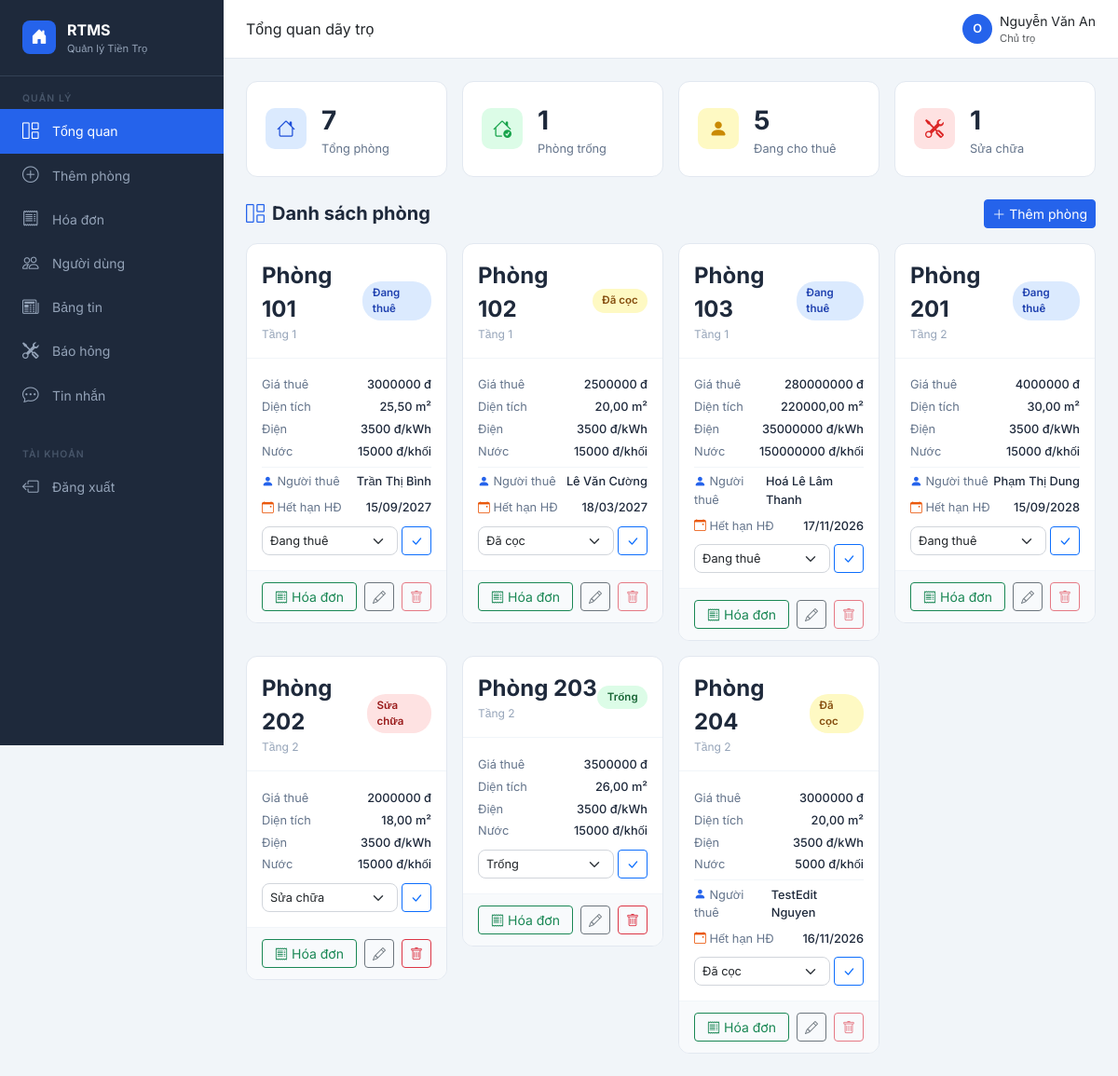
Page / (signed in) on the committed database.
### rooms/models.py (models this page shows, shortened)
class Room(models.Model):
    name = models.CharField(
        max_length=10,
        unique=True,
        verbose_name='Tên phòng',
        validators=[RegexValidator(r'^\d+$', 'Tên phòng chỉ được chứa số')]
    )
    floor = models.IntegerField(
        verbose_name='Tầng',
        validators=[MinValueValidator(0)]
    )
    area = models.DecimalField(
        max_digits=12, decimal_places=2,
        verbose_name='Diện tích (m²)'
    )
    max_occupancy = models.IntegerField(
        default=1,
        validators=[MinValueValidator(1)],
        verbose_name='Số người tối đa'
    )
    amenities = models.TextField(
        blank=True, default='[]',
        verbose_name='Tiện nghi'
    )
    base_rent = models.DecimalField(
        max_digits=12, decimal_places=2,
        validators=[MinValueValidator(0)],
        verbose_name='Giá thuê (đ/tháng)'
    )
    electricity_price = models.DecimalField(
        max_digits=12, decimal_places=2,
        validators=[MinValueValidator(0)],
        verbose_name='Đơn giá điện (đ/kWh)'
    )
    water_price = models.DecimalField(
        max_digits=12, decimal_places=2,
        validators=[MinValueValidator(0)],
        verbose_name='Đơn giá nước (đ/m³)'
    )
    trash_price = models.DecimalField(
        max_digits=12, decimal_places=2,
        validators=[MinValueValidator(0)],
        verbose_name='Phí rác (đ/tháng)'
    )
    internet_price = models.DecimalField(
        max_digits=12, decimal_places=2,
        validators=[MinValueValidator(0)],
        verbose_name='Phí internet (đ/tháng)'
    )
    current_electricity = models.DecimalField(
        max_digits=12, decimal_places=2,
        null=True, blank=True, default=0,
        verbose_name='Chỉ số điện hiện tại (kWh)'
    )
    current_water = models.DecimalField(
        max_digits=12, decimal_places=2,
        null=True, blank=True, default=0,
        verbose_name='Chỉ số nước hiện tại (khối)'
    )
    status = models.CharField(
        max_length=20,
        choices=ROOM_STATUS_CHOICES,
        default='trong',
        verbose_name='Trạng thái'
    )
    owner = models.ForeignKey(
        User, on_delete=models.CASCADE,
        related_name='rooms',
        verbose_name='Chủ trọ'
    )
    created_at = models.DateTimeField(auto_now_add=True)
    updated_at = models.DateTimeField(auto_now=True)
    def can_delete(self):
        return self.status not in ('dang_thue', 'da_coc')
    class Meta:
        verbose_name = 'Phòng trọ'
        verbose_name_plural = 'Danh sách phòng'
        ordering = ['name']

class TenantAssignment(models.Model):
    room = models.OneToOneField(
        Room, on_delete=models.CASCADE,
        related_name='tenant_assignment',
        verbose_name='Phòng'
    )
    tenant = models.ForeignKey(
        User, on_delete=models.SET_NULL,
        null=True, blank=True,
        related_name='tenant_assignments',
        verbose_name='Người thuê'
    )
    move_in_date = models.DateField(verbose_name='Ngày nhận phòng')
    lease_duration = models.IntegerField(
        validators=[MinValueValidator(1)],
        verbose_name='Thời hạn thuê (tháng)'
    )
    deposit = models.DecimalField(
        max_digits=12, decimal_places=2,
        validators=[MinValueValidator(1)],
        verbose_name='Tiền cọc (đ)'
    )
    contract_image = models.ImageField(
        upload_to='contracts/',
        null=True, blank=True,
        verbose_name='Ảnh hợp đồng'
    )
    created_at = models.DateTimeField(auto_now_add=True)
    updated_at = models.DateTimeField(auto_now=True)
    def expiration_date(self):
        if self.move_in_date and self.lease_duration:
            import calendar
            month = self.move_in_date.month - 1 + self.lease_duration
            year = self.move_in_date.year + month // 12
            month = month % 12 + 1
            day = min(self.move_in_date.day, calendar.monthrange(year, month)[1])
            from datetime import date
            return date(year, month, day)
        return None
    def days_until_expiration(self):
        from datetime import date
        exp = self.expiration_date()
        if exp:
            return (exp - date.today()).days
        return None
    class Meta:
        verbose_name = 'Thông tin người thuê'
        verbose_name_plural = 'Thông tin người thuê'

### rooms/views.py (the view)
# urls.py: path('', views.dashboard, name='dashboard'),
@login_required
def dashboard(request):
    if not hasattr(request.user, 'profile') or not request.user.profile.is_owner():
        return redirect('tenant_dashboard')
    rooms = Room.objects.filter(owner=request.user).order_by('name')
    context = {
        'rooms': rooms,
        'status_choices': ROOM_STATUS_CHOICES,
        'total_rooms': rooms.count(),
        'available_rooms': rooms.filter(status='trong').count(),
        'rented_rooms': rooms.filter(status__in=['dang_thue', 'da_coc']).count(),
        'repair_rooms': rooms.filter(status='sua_chua').count(),
    }
    return render(request, 'rooms/dashboard.html', context)

### templates/rooms/dashboard.html (shortened to what this page needs)
{% extends 'base.html' %}
{% block page_title %}Tổng quan dãy trọ{% endblock %}
{% block content %}
<div class="row g-3 mb-4">
    <div class="col-6 col-md-3">
        <div class="stat-card d-flex align-items-center gap-3">
            <div class="stat-icon" style="background:#dbeafe">
                <i class="bi bi-house" style="color:#1d4ed8"></i>
            </div>
            <div>
                <div class="stat-number">{{ total_rooms }}</div>
                <div class="stat-label">Tổng phòng</div>
            </div>
        </div>
    </div>
    <div class="col-6 col-md-3">
        <div class="stat-card d-flex align-items-center gap-3">
            <div class="stat-icon" style="background:#dcfce7">
                <i class="bi bi-house-check" style="color:#16a34a"></i>
            </div>
            <div>
                <div class="stat-number">{{ available_rooms }}</div>
                <div class="stat-label">Phòng trống</div>
            </div>
        </div>
    </div>
    <div class="col-6 col-md-3">
        <div class="stat-card d-flex align-items-center gap-3">
            <div class="stat-icon" style="background:#fef9c3">
                <i class="bi bi-person-fill" style="color:#ca8a04"></i>
            </div>
            <div>
                <div class="stat-number">{{ rented_rooms }}</div>
                <div class="stat-label">Đang cho thuê</div>
            </div>
        </div>
    </div>
    <div class="col-6 col-md-3">
        <div class="stat-card d-flex align-items-center gap-3">
            <div class="stat-icon" style="background:#fee2e2">
                <i class="bi bi-tools" style="color:#dc2626"></i>
            </div>
            <div>
                <div class="stat-number">{{ repair_rooms }}</div>
                <div class="stat-label">Sửa chữa</div>
            </div>
        </div>
    </div>
</div>
<div class="d-flex align-items-center justify-content-between mb-3">
    <h5 class="mb-0 fw-bold" style="color:#1e293b">
        <i class="bi bi-grid-1x2 me-2" style="color:#2563eb"></i>Danh sách phòng
    </h5>
    <a href="{% url 'room_create' %}" class="btn btn-primary btn-sm d-flex align-items-center gap-1">
        <i class="bi bi-plus-lg"></i> Thêm phòng
    </a>
</div>
{% if rooms %}
<div class="row g-3">
    {% for room in rooms %}
    <div class="col-md-6 col-lg-4 col-xl-3">
        <div class="room-card">
            <div class="room-card-header">
                <div>
                    <div class="room-number">Phòng {{ room.name }}</div>
                    <div class="room-floor">Tầng {{ room.floor }}</div>
                </div>
                <span class="status-badge badge-{{ room.status }}">
                    {{ room.get_status_display }}
                </span>
            </div>
            <div class="room-card-body">
                <div class="room-info-row">
                    <span>Giá thuê</span>
                    <span class="val">{{ room.base_rent|floatformat:0 }} đ</span>
                </div>
                <div class="room-info-row">
                    <span>Diện tích</span>
                    <span class="val">{{ room.area }} m²</span>
                </div>
                <div class="room-info-row">
                    <span>Điện</span>
                    <span class="val">{{ room.electricity_price|floatformat:0 }} đ/kWh</span>
                </div>
                <div class="room-info-row">
                    <span>Nước</span>
                    <span class="val">{{ room.water_price|floatformat:0 }} đ/khối</span>
                </div>
                {% if room.status == "dang_thue" or room.status == "da_coc" %}
                {% with ta=room.tenant_assignment %}
                {% if ta %}
                <div class="room-info-row mt-1" style="border-top: 1px solid #f1f5f9; padding-top: 0.35rem">
                    <span><i class="bi bi-person-fill" style="color:#2563eb"></i> Người thuê</span>
                    <span class="val">{{ ta.tenant.get_full_name|default:ta.tenant.username }}</span>
                </div>
                <div class="room-info-row mt-1">
                    <span><i class="bi bi-calendar-event" style="color:#ea580c"></i> Hết hạn HĐ</span>
                    {% if ta.days_until_expiration != None %}
                        {% if ta.days_until_expiration < 0 %}
                            <span class="val text-danger fw-bold" title="Đã hết hạn">
                                {{ ta.expiration_date|date:"d/m/Y" }}
                            </span>
                        {% elif ta.days_until_expiration <= 30 %}
                            <span class="val text-warning fw-bold" title="Sắp hết hạn (còn {{ ta.days_until_expiration }} ngày)">
                                {{ ta.expiration_date|date:"d/m/Y" }}
                            </span>
                        {% else %}
                            <span class="val">
                                {{ ta.expiration_date|date:"d/m/Y" }}
                            </span>
                        {% endif %}
                    {% else %}
                        <span class="val text-muted">Chưa có</span>
                    {% endif %}
                </div>
                {% endif %}
                {% endwith %}
                {% endif %}
                <form method="post" action="{% url 'room_status_update' room.id %}" class="mt-2">
                    <div class="d-flex gap-1">
                        <select name="status" class="form-select form-select-sm" style="font-size:0.8rem">
                            {% for val, label in status_choices %}
                            <option value="{{ val }}" {% if room.status == val %}selected{% endif %}>{{ label }}</option>
                            {% endfor %}
                        </select>
                        <button type="submit" class="btn btn-sm btn-outline-primary" title="Lưu trạng thái">
                            <i class="bi bi-check-lg"></i>
                        </button>
                    </div>
                </form>
            </div>
            <div class="room-card-footer">
                <a href="{% url 'invoice_create' room.id %}"
                   class="btn btn-sm btn-outline-success flex-fill"
                   title="Tạo hóa đơn">
                    <i class="bi bi-receipt me-1"></i>Hóa đơn
                </a>
                <a href="{% url 'room_edit' room.id %}"
                   class="btn btn-sm btn-outline-secondary"
                   title="Chỉnh sửa phòng">
                    <i class="bi bi-pencil"></i>
                </a>
                {% if room.can_delete %}
                <button type="button"
                        class="btn btn-sm btn-outline-danger"
                        title="Xóa phòng"
                        data-bs-toggle="modal"
                        data-bs-target="#deleteModal{{ room.id }}">
                    <i class="bi bi-trash"></i>
                </button>
                {% else %}
                <button type="button" class="btn btn-sm btn-outline-danger" disabled title="Không thể xóa phòng đang có người thuê">
                    <i class="bi bi-trash"></i>
                </button>
                {% endif %}
            </div>
        </div>
    </div>
    {% endfor %}
</div>
{% endif %}
{% endblock %}

### templates/base.html (shortened to what this page needs)
<!DOCTYPE html>
<html lang="vi">
<head>
    <link href="https://cdn.jsdelivr.net/npm/bootstrap@5.3.0/dist/css/bootstrap.min.css" rel="stylesheet">
    <link href="https://cdn.jsdelivr.net/npm/bootstrap-icons@1.11.0/font/bootstrap-icons.css" rel="stylesheet">
</head>
<body>
    {% if user.is_authenticated %}
    <nav class="sidebar">
        <div class="sidebar-brand">
            <div class="brand-icon"><i class="bi bi-house-door-fill"></i></div>
            <div>
                <div class="brand-name">RTMS</div>
                <div class="brand-sub">Quản lý Tiền Trọ</div>
            </div>
        </div>
        <div class="sidebar-section-title">Quản lý</div>
        <ul class="nav flex-column">
            {% if user.profile.is_owner %}
                <li class="nav-item">
                    <a href="{% url 'dashboard' %}"
                        class="nav-link {% if request.resolver_match.url_name == 'dashboard' %}active{% endif %}">
                        <i class="bi bi-grid-1x2"></i> Tổng quan
                    </a>
                </li>
                <li class="nav-item">
                    <a href="{% url 'room_create' %}"
                        class="nav-link {% if request.resolver_match.url_name == 'room_create' %}active{% endif %}">
                        <i class="bi bi-plus-circle"></i> Thêm phòng
                    </a>
                </li>
                <li class="nav-item">
                    <a href="{% url 'invoice_list' %}"
                        class="nav-link {% if request.resolver_match.url_name == 'invoice_list' %}active{% endif %}">
                        <i class="bi bi-receipt"></i> Hóa đơn
                    </a>
                </li>
                <li class="nav-item">
                    <a href="{% url 'user_list' %}"
                        class="nav-link {% if request.resolver_match.url_name == 'user_list' %}active{% endif %}">
                        <i class="bi bi-people"></i> Người dùng
                    </a>
                </li>
            {% endif %}
            <li class="nav-item">
                <a href="{% url 'post_list' %}"
                    class="nav-link {% if request.resolver_match.url_name == 'post_list' %}active{% endif %}">
                    <i class="bi bi-newspaper"></i> Bảng tin
                </a>
            </li>
            <li class="nav-item">
                <a href="{% url 'maintenance_list' %}"
                    class="nav-link {% if request.resolver_match.url_name == 'maintenance_list' %}active{% endif %}">
                    <i class="bi bi-tools"></i> Báo hỏng
                </a>
            </li>
            <li class="nav-item">
                <a href="{% url 'chat_view' %}"
                    class="nav-link {% if request.resolver_match.url_name == 'chat_view' %}active{% endif %}">
                    <i class="bi bi-chat-dots"></i> Tin nhắn
                </a>
            </li>
        </ul>
        <div class="sidebar-section-title mt-3">Tài khoản</div>
        <ul class="nav flex-column">
            <li class="nav-item">
                <a href="{% url 'logout' %}" class="nav-link">
                    <i class="bi bi-box-arrow-left"></i> Đăng xuất
                </a>
            </li>
        </ul>
    </nav>
    <div class="main-content">
        <div class="top-bar">
            <div>
                <span class="fw-600 text-dark">{% block page_title %}Tổng quan{% endblock %}</span>
            </div>
            <div class="d-flex align-items-center gap-2">
                <div class="user-avatar">{{ user.username|first|upper }}</div>
                <div>
                    <div class="fw-500 small">{{ user.get_full_name|default:user.username }}</div>
                    <div class="text-muted" style="font-size:0.7rem">
                        {% if user.profile.is_owner %}
                            Chủ trọ
                        {% else %}
                            Người thuê
                        {% endif %}
                    </div>
                </div>
            </div>
        </div>
        <div class="page-content">
    {% else %}
    <div class="container mt-5">
    {% endif %}
        {% block content %}{% endblock %}
    {% if user.is_authenticated %}
        </div>
    </div>
    {% else %}
    </div>
    {% endif %}
</body>
</html>

### rows in the picture
Room: name "101", floor "1", status "Đang thuê", base_rent "3000000", area "25,50", electricity_price "3500", water_price "15000", tenant_assignment.tenant.get_full_name "Trần Thị Bình", tenant_assignment.expiration_date "15/09/2027"
Room: name "102", floor "1", status "Đã cọc", base_rent "2500000", area "20,00", electricity_price "3500", water_price "15000", tenant_assignment.tenant.get_full_name "Lê Văn Cường", tenant_assignment.expiration_date "18/03/2027"
Room: name "103", floor "1", status "Đang thuê", base_rent "280000000", area "220000,00", electricity_price "35000000", water_price "150000000", tenant_assignment.tenant.get_full_name "Hoá Lê Lâm Thanh", tenant_assignment.expiration_date "17/11/2026"
Room: name "201", floor "2", status "Đang thuê", base_rent "4000000", area "30,00", electricity_price "3500", water_price "15000", tenant_assignment.tenant.get_full_name "Phạm Thị Dung", tenant_assignment.expiration_date "15/09/2028"
Room: name "202", floor "2", status "Sửa chữa", base_rent "2000000", area "18,00", electricity_price "3500", water_price "15000"
Room: name "203", floor "2", status "Trống", base_rent "3500000", area "26,00", electricity_price "3500", water_price "15000"
Room: name "204", floor "2", status "Đã cọc", base_rent "3000000", area "20,00", electricity_price "3500", water_price "5000", tenant_assignment.tenant.get_full_name "TestEdit Nguyen", tenant_assignment.expiration_date "16/11/2026"

### other values in the picture
{{ user.username|first|upper }} "O"
{{ user.get_full_name|default:user.username }} "Nguyễn Văn An"
{{ total_rooms }} "7"
{{ available_rooms }} "1"
{{ rented_rooms }} "5"
{{ repair_rooms }} "1"
